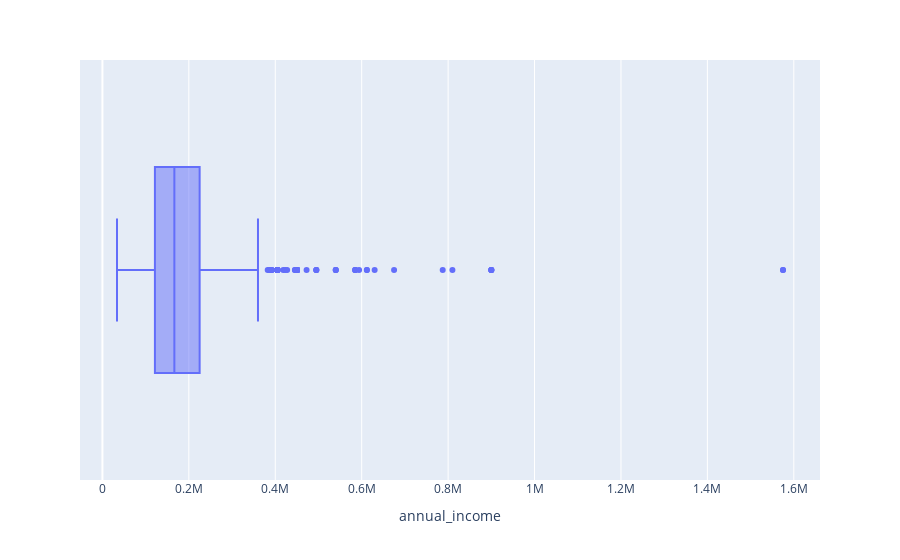

Source (notebook cell):
### Markdown cell above
#### **Dealing with outliers**

### Code cell
import plotly.express as px

fig = px.box(df, x='annual_income')
fig.show()

### Figure 1 — Plotly figure (JSON) as saved in the notebook; plotly's stock layout.template omitted (floating-point values rounded to 4 significant figures; data arrays with more than 128 entries replaced by an {"elided": "..."} marker saying what was removed)
{"data": [{"alignmentgroup": "True", "hovertemplate": "annual_income=%{x}<extra></extra>", "legendgroup": "", "marker": {"color": "#636efa"}, "name": "", "notched": false, "offsetgroup": "", "orientation": "h", "showlegend": false, "type": "box", "x": {"elided": "1548 float values"}, "x0": " ", "xaxis": "x", "y0": " ", "yaxis": "y"}], "layout": {"boxmode": "group", "legend": {"tracegroupgap": 0}, "margin": {"t": 60}, "xaxis": {"anchor": "y", "domain": [0, 1], "title": {"text": "annual_income"}}, "yaxis": {"anchor": "x", "domain": [0, 1]}}}
